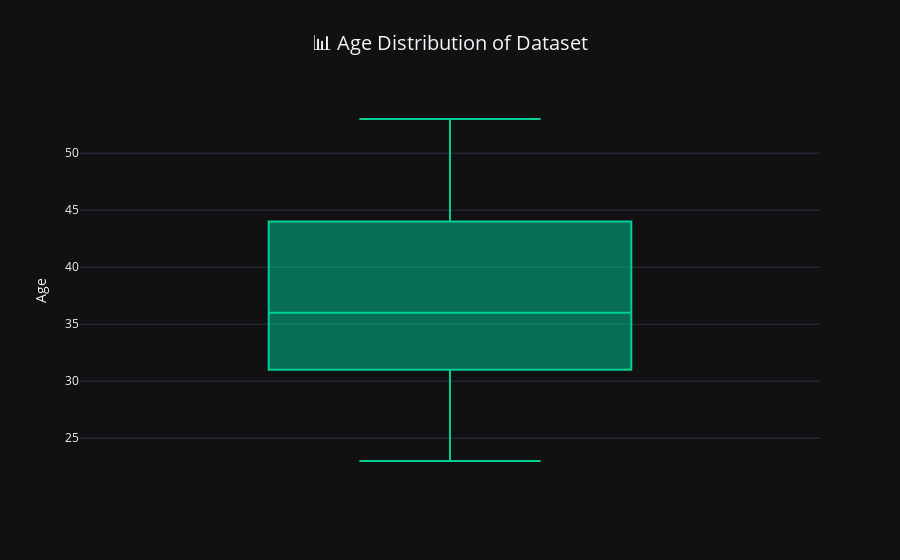

The cell this chart's notebook holds for it:
### Code cell
fig = px.box(
    data_frame=data,
    y="Age",
    title="📊 Age Distribution of Dataset",
    template="plotly_dark",
    labels={"Age": "Age of Individuals"},
    color_discrete_sequence=["#00CC96"]
)

fig.update_layout(
    yaxis_title="Age",
    title_font_size=20,
    title_x=0.5
)

fig.show()

### Figure 1 — Plotly figure (JSON) as saved in the notebook; plotly's stock layout.template omitted (floating-point values rounded to 4 significant figures; data arrays with more than 128 entries replaced by an {"elided": "..."} marker saying what was removed)
{"data": [{"alignmentgroup": "True", "hovertemplate": "Age of Individuals=%{y}<extra></extra>", "legendgroup": "", "marker": {"color": "#00CC96"}, "name": "", "notched": false, "offsetgroup": "", "orientation": "v", "showlegend": false, "type": "box", "x0": " ", "xaxis": "x", "y": {"elided": "375 float values"}, "y0": " ", "yaxis": "y"}], "layout": {"boxmode": "group", "legend": {"tracegroupgap": 0}, "title": {"font": {"size": 20}, "text": "📊 Age Distribution of Dataset", "x": 0.5}, "xaxis": {"anchor": "y", "domain": [0, 1]}, "yaxis": {"anchor": "x", "domain": [0, 1], "title": {"text": "Age"}}}}
